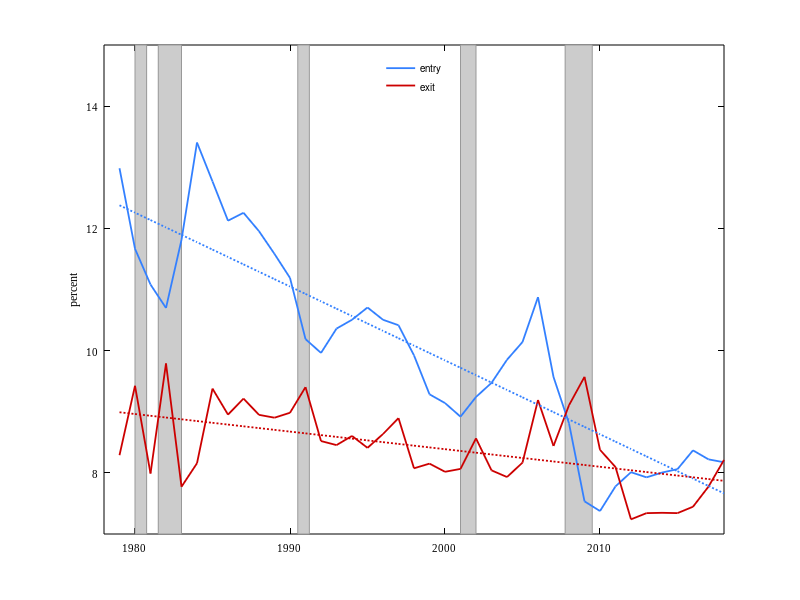

This chart was generated by the following MATLAB code: (Note: this script raises an error after producing the figure.)
clear, clc, close all

load ('data_figures.mat')

% specification
fontsz = 8;
paper_unit = 'inches'; % 'inches', 'normalized', 'centimeters', 'points'
paper_size = [3.2 2.3]; % [width height]
paper_position = [0 0 3.2 2.3]; % [left bottom width height].
paper_orientation = 'portrait'; % 'portrait (default)', 'landscape'
font_name = 'Times New Roman'; % 'Helvetica', 'Times New Roman'
color_graph = [0.2 0.5 1.0];
color_mark = [0.2 0.5 1.0];

% recessions (NBER recession dates)
% Jan-80/Jul-80, Jul-81/Nov-82, Jul-90/Mar-91, Mar-01/Nov-01, Dec-07/Jun-09
rec1_t0 = 1980;
rec1_T = 1980.75; %rec1_T = 1980+6/12;
rec2_t0 = 1981.5; %rec2_t0 = 1981+6/12;
rec2_T = 1983; %rec2_T = 1982+10/12;
rec3_t0 = 1990.5; %rec3_t0 = 1990+6/12;
rec3_T = 1991.25; %rec3_T = 1991+2/12;
rec4_t0 = 2001; %rec4_t0 = 2001+2/12;
rec4_T = 2002; %rec4_T = 2001+10/12;
rec5_t0 = 2007.75; %rec5_t0 = 2007+11/12;
rec5_T = 2009.5; %rec5_T = 2009+5/12;

% Entry and exit time series data: trend
x1 = firm_entry_exit_time_series_data(:,1);
x2 = firm_entry_exit_time_series_data(:,1);
x3 = firm_entry_exit_time_series_data(:,1);
x4 = firm_entry_exit_time_series_data(:,1);
y1 = firm_entry_exit_time_series_data(:,2);
y2 = firm_entry_exit_time_series_data(:,3);
y3 = firm_entry_exit_time_series_data(:,4);
y4 = firm_entry_exit_time_series_data(:,5);

figure
box on;
ymax1_plot = 7; ymin1_plot = 15;
v1 = [rec1_t0 ymin1_plot; rec1_t0 ymax1_plot; rec1_T ymax1_plot; rec1_T ymin1_plot];
f1 = [1 2 3 4];
p1 = patch('Faces',f1,'Vertices',v1,'FaceColor',[0.8 0.8 0.8],'EdgeColor',[0.6 0.6 0.6]); hold on
v2 = [rec2_t0 ymin1_plot; rec2_t0 ymax1_plot; rec2_T ymax1_plot; rec2_T ymin1_plot];
f2 = [1 2 3 4];
p2 = patch('Faces',f2,'Vertices',v2,'FaceColor',[0.8 0.8 0.8],'EdgeColor',[0.6 0.6 0.6]);
v3 = [rec3_t0 ymin1_plot; rec3_t0 ymax1_plot; rec3_T ymax1_plot; rec3_T ymin1_plot];
f3 = [1 2 3 4];
p3 = patch('Faces',f3,'Vertices',v3,'FaceColor',[0.8 0.8 0.8],'EdgeColor',[0.6 0.6 0.6]);
v4 = [rec4_t0 ymin1_plot; rec4_t0 ymax1_plot; rec4_T ymax1_plot; rec4_T ymin1_plot];
f4 = [1 2 3 4];
p4 = patch('Faces',f4,'Vertices',v4,'FaceColor',[0.8 0.8 0.8],'EdgeColor',[0.6 0.6 0.6]);
v5 = [rec5_t0 ymin1_plot; rec5_t0 ymax1_plot; rec5_T ymax1_plot; rec5_T ymin1_plot];
f5 = [1 2 3 4];
p5 = patch('Faces',f5,'Vertices',v5,'FaceColor',[0.8 0.8 0.8],'EdgeColor',[0.6 0.6 0.6]);
p6 = plot(x1,y1,'Color',[0.2 0.5 1.0],'LineWidth',1.3,'LineStyle','-');
p7 = plot(x2,y2,'Color',[0.8 0 0],'LineWidth',1.3,'LineStyle','-');
p8 = plot(x3,y3,'Color',[0.2 0.5 1.0],'LineWidth',1.3,'LineStyle',':');
p9 = plot(x4,y4,'Color',[0.8 0 0],'LineWidth',1.3,'LineStyle',':');
%p5 = plot(x1,0*y1,'Color','k','LineWidth',0.5,'LineStyle',':');
%xlabel('period','Color','k')
ylabel('percent','Color','k')
xlim([1978,2018])
ylim([7,15])
hleglines = [p6(1) p7(1)];
legend(hleglines,'entry','exit','Location','North')
legend boxoff
set(gca,'Fontsize',fontsz,'FontName',font_name,'xcolor','k','ycolor','k')
fig = gcf;
fig.PaperUnits = paper_unit;
fig.PaperSize = paper_size;
fig.PaperPosition = paper_position;
fig.PaperOrientation = paper_orientation;
print('fig_entry_exit_time_series_data_trend','-dpng','-r300')

% Entry and exit time series data: cycle
x1 = firm_entry_exit_time_series_data(:,1);
x2 = firm_entry_exit_time_series_data(:,1);
y1 = firm_entry_exit_time_series_data(:,6);
y2 = firm_entry_exit_time_series_data(:,7);

figure
box on;
ymax1_plot = 2; ymin1_plot = -2;
v1 = [rec1_t0 ymin1_plot; rec1_t0 ymax1_plot; rec1_T ymax1_plot; rec1_T ymin1_plot];
f1 = [1 2 3 4];
p1 = patch('Faces',f1,'Vertices',v1,'FaceColor',[0.8 0.8 0.8],'EdgeColor',[0.6 0.6 0.6]); hold on
v2 = [rec2_t0 ymin1_plot; rec2_t0 ymax1_plot; rec2_T ymax1_plot; rec2_T ymin1_plot];
f2 = [1 2 3 4];
p2 = patch('Faces',f2,'Vertices',v2,'FaceColor',[0.8 0.8 0.8],'EdgeColor',[0.6 0.6 0.6]);
v3 = [rec3_t0 ymin1_plot; rec3_t0 ymax1_plot; rec3_T ymax1_plot; rec3_T ymin1_plot];
f3 = [1 2 3 4];
p3 = patch('Faces',f3,'Vertices',v3,'FaceColor',[0.8 0.8 0.8],'EdgeColor',[0.6 0.6 0.6]);
v4 = [rec4_t0 ymin1_plot; rec4_t0 ymax1_plot; rec4_T ymax1_plot; rec4_T ymin1_plot];
f4 = [1 2 3 4];
p4 = patch('Faces',f4,'Vertices',v4,'FaceColor',[0.8 0.8 0.8],'EdgeColor',[0.6 0.6 0.6]);
v5 = [rec5_t0 ymin1_plot; rec5_t0 ymax1_plot; rec5_T ymax1_plot; rec5_T ymin1_plot];
f5 = [1 2 3 4];
p5 = patch('Faces',f5,'Vertices',v5,'FaceColor',[0.8 0.8 0.8],'EdgeColor',[0.6 0.6 0.6]);
p6 = plot(x1,y1,'Color',[0.2 0.5 1.0],'LineWidth',1.3,'LineStyle','-');
p7 = plot(x2,y2,'Color',[0.8 0 0],'LineWidth',1.3,'LineStyle','-');
p8 = plot(x1,0*y1,'Color','k','LineWidth',0.5,'LineStyle',':');
%xlabel('period','Color','k')
ylabel('percentage point deviation','Color','k')
xlim([1978,2018])
ylim([-2,2])
hleglines = [p6(1) p7(1)];
legend(hleglines,'entry','exit','Location','South')
legend boxoff
set(gca,'Fontsize',fontsz,'FontName',font_name,'xcolor','k','ycolor','k')
fig = gcf;
fig.PaperUnits = paper_unit;
fig.PaperSize = paper_size;
fig.PaperPosition = paper_position;
fig.PaperOrientation = paper_orientation;
print('fig_entry_exit_time_series_data_cycle','-dpng','-r300')

% Exit by age data
x1 = firm_exit_by_age_data(:,1);
y1 = firm_exit_by_age_data(:,2);
y2 = firm_exit_by_age_data(:,3);
y3 = firm_exit_by_age_data(:,4);
y4 = firm_exit_by_age_data(:,5);
y5 = firm_exit_by_age_data(:,6);
y6 = firm_exit_by_age_data(:,7);
y7 = firm_exit_by_age_data(:,8);
y8 = firm_exit_by_age_data(:,9);
y9 = firm_exit_by_age_data(:,10);

figure
p1 = plot(x1,y1,'Color',[0 0 0.8],'LineWidth',1.3,'LineStyle','-'); hold on
p2 = plot(x1,y2,'Color',[0.2 0.5 0.8],'LineWidth',1.3,'LineStyle','-');
p3 = plot(x1,y3,'Color',[1.0 0.5 0],'LineWidth',1.3,'LineStyle','-');
p4 = plot(x1,y4,'Color',[0.8 0 0],'LineWidth',1.3,'LineStyle','-');
p5 = plot(x1,y5,'Color',[0.7 0 0.7],'LineWidth',1.3,'LineStyle','-');
p6 = plot(x1,y6,'Color',[1 1 0],'LineWidth',1.3,'LineStyle','-');
p7 = plot(x1,y7,'Color',[0 0.8 0],'LineWidth',1.3,'LineStyle','-');
p8 = plot(x1,y8,'Color',[0.2 0.2 0.2],'LineWidth',1.3,'LineStyle','-');
p9 = plot(x1,y9,'Color',[0.6 0.6 0.6],'LineWidth',1.3,'LineStyle','-');
p10 = plot(x1,0*y1,'Color','k','LineWidth',0.5,'LineStyle','-');
%xlabel('period','Color','k')
ylabel('percentage point deviation','Color','k')
xlim([2007.75,2010.75])
xticks([2008 2009 2010 2011])
ylim([-3,9])
hleglines = [p1(1) p2(1) p3(1) p4(1) p5(1) p6(1) p7(1) p8(1) p9(1)];
legend(hleglines,'1','2','3','4','5','6-10','11-15','16-20','20 plus','Location','NorthWest')
legend boxoff
set(gca,'Fontsize',6.,'FontName',font_name,'xcolor','k','ycolor','k')
fig = gcf;
fig.PaperUnits = paper_unit;
fig.PaperSize = paper_size;
fig.PaperPosition = paper_position;
fig.PaperOrientation = paper_orientation;
print('fig_great_recession_exit_by_age_data','-dpng','-r300')




